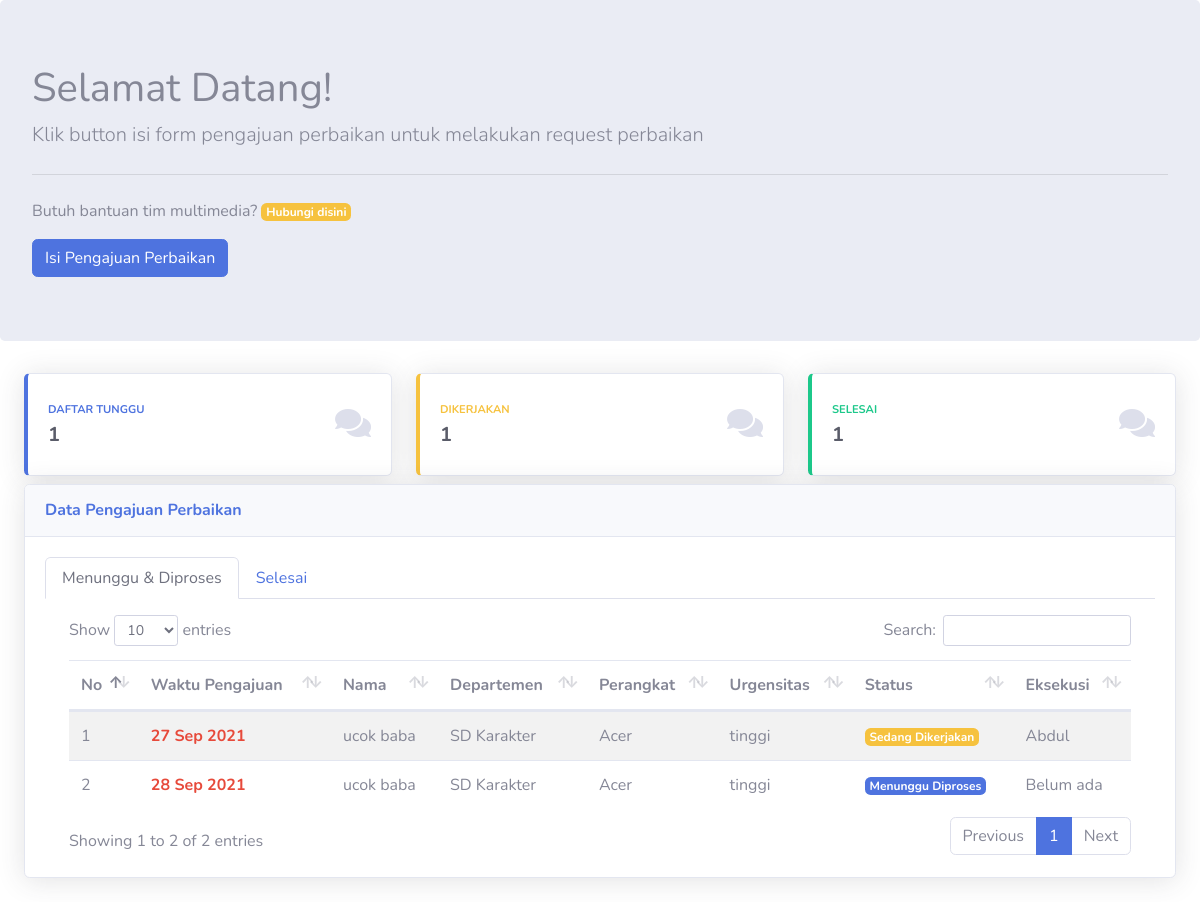
Screenshot of /index.php/maintenance with the database file from the repository.
### tables this page shows
CREATE TABLE `maintenance` (
  `id` int(11) NOT NULL,
  `id_departemen` int(11) NOT NULL,
  `id_pegawai` int(11) NOT NULL,
  `waktu_pengajuan` datetime NOT NULL,
  `nama_pengaju` varchar(250) NOT NULL,
  `no_telp` varchar(50) NOT NULL,
  `nama_perangkat` varchar(250) NOT NULL,
  `deskripsi` text NOT NULL,
  `urgensitas` enum('tinggi','sedang','rendah') NOT NULL,
  `status` enum('Menunggu Diproses','Sedang Dikerjakan','Selesai','Ditolak') NOT NULL
);

CREATE TABLE `departemen` (
  `id_departemen` int(11) NOT NULL,
  `nama_departemen` varchar(255) NOT NULL
);

CREATE TABLE `pegawai` (
  `id_pegawai` int(11) NOT NULL,
  `nama_pegawai` varchar(250) NOT NULL,
  `no_telp` varchar(20) NOT NULL,
  `foto` text DEFAULT NULL
);

### application/controllers/Maintenance.php (called while the page is built, shortened)
<?php
class Maintenance extends CI_Controller
{
  public function __construct()
  {
    $this->load->library('form_validation');
    $this->load->model('maintenance_model', 'pengajuan');
  }
  public function index()
  {
    $data = array(
      'title' => "Multimedia",
      'departemen' => $this->db->get('departemen')->result_array(),
      'jenis_project' => $this->db->get('project')->result_array(),
    );
    $menunggu = $this->db->query("SELECT * FROM `maintenance` JOIN `departemen`
                  ON `maintenance`.`id_departemen` = `departemen`.`id_departemen` WHERE `maintenance`.`status` = 'Menunggu Diproses'
                ");
    $diproses = $this->db->query("SELECT * FROM `maintenance` JOIN `departemen`
                  ON `maintenance`.`id_departemen` = `departemen`.`id_departemen` WHERE `maintenance`.`status` = 'Sedang Dikerjakan'
                ");
    $selesai = $this->db->query("SELECT * FROM `maintenance` JOIN `departemen`
                  ON `maintenance`.`id_departemen` = `departemen`.`id_departemen` WHERE `maintenance`.`status` = 'Selesai'
                ");
    $data['statusMenunggu'] = $menunggu->num_rows();
    $data['statusDikerjakan'] = $diproses->num_rows();
    $data['statusSelesai'] = $selesai->num_rows();
    $data['pengajuan'] = $this->pengajuan->getPengajuan();
    $data['pengajuan_selesai'] = $this->pengajuan->getPengajuanSelesai();
    $data['kontak'] = $this->pengajuan->getKontak();
    $this->load->view('templates/auth_header', $data);
    $this->load->view('maintenance', $data);
    $this->load->view('templates/auth_footer', $data);
  }
}

### index.php (called while the page is built, shortened)
<?php
require_once BASEPATH.'core/CodeIgniter.php';

### application/models/maintenance_model.php (called while the page is built, shortened)
<?php
class Maintenance_model extends CI_Model
{
    public function getPengajuan()
    {
        $query = "SELECT * FROM `maintenance` JOIN `departemen`
                  ON `maintenance`.`id_departemen` = `departemen`.`id_departemen`
                  JOIN `pegawai` ON `maintenance`.`id_pegawai` = `pegawai`.`id_pegawai` WHERE `maintenance`. `status` != 'Selesai' ORDER BY `waktu_pengajuan` ASC
                ";
        return $this->db->query($query)->result_array();
    }
}

### application/views/maintenance.php (the view, shortened to what this page needs)
<body class="">
    <div class="jumbotron">
        <h1 class="display-5">Selamat Datang!</h1>
        <p class="lead">Klik button isi form pengajuan perbaikan untuk melakukan request perbaikan</p>
        <hr class="my-4">
        <p>Butuh bantuan tim multimedia? <button class="badge badge-warning" style="border:none" data-toggle="modal" data-target="#kontakModal">Hubungi disini</button></p>
        <a class="btn btn-primary btn-md" id="btn-pengajuan" href="<?= base_url('maintenance/project'); ?>" role="button">Isi Pengajuan Perbaikan</a>
    </div>
    <div class="container-fluid" id="container">
        <div class="row mt-2">
            <div class="col-xl-4 col-md-6 mb-2 card-status">
                <div class="card border-left-primary shadow h-100 py-2" id="card-menunggu">
                    <div class="card-body">
                        <div class="row no-gutters align-items-center">
                            <div class="col mr-2">
                                <div class="text-xs font-weight-bold text-primary text-uppercase mb-1">
                                    Daftar Tunggu</div>
                                <div class="h5 mb-0 font-weight-bold text-gray-800"><?= $statusMenunggu ?></div>
                            </div>
                            <div class="col-auto icon">
                                <i class="fas fa-comments fa-2x text-gray-300"></i>
                            </div>
                        </div>
                    </div>
                </div>
            </div>
            <div class="col-xl-4 col-md-6 mb-2 card-status">
                <div class="card border-left-warning shadow h-100 py-2" id="card-dikerjakan">
                    <div class="card-body">
                        <div class="row no-gutters align-items-center">
                            <div class="col mr-2">
                                <div class="text-xs font-weight-bold text-warning text-uppercase mb-1">
                                    Dikerjakan</div>
                                <div class="h5 mb-0 font-weight-bold text-gray-800"><?= $statusDikerjakan ?></div>
                            </div>
                            <div class="col-auto icon">
                                <i class="fas fa-comments fa-2x text-gray-300"></i>
                            </div>
                        </div>
                    </div>
                </div>
            </div>
            <div class="col-xl-4 col-md-6 mb-2 card-status">
                <div class="card border-left-success shadow h-100 py-2" id="card-selesai">
                    <div class="card-body">
                        <div class="row no-gutters align-items-center">
                            <div class="col mr-2">
                                <div class="text-xs font-weight-bold text-success text-uppercase mb-1">
                                    Selesai</div>
                                <div class="h5 mb-0 font-weight-bold text-gray-800"><?= $statusSelesai ?></div>
                            </div>
                            <div class="col-auto icon">
                                <i class="fas fa-comments fa-2x text-gray-300"></i>
                            </div>
                        </div>
                    </div>
                </div>
            </div>
        </div>
        <div class="card shadow mb-4">
            <div class="card-header py-3">
                <h6 class="m-0 font-weight-bold text-primary">Data Pengajuan Perbaikan</h6>
            </div>
            <div class="card-body">
                <ul class="nav nav-tabs mb-3" id="myTab" role="tablist">
                    <li class="nav-item" role="presentation">
                        <a class="nav-link active" id="home-tab" data-toggle="tab" href="#home" role="tab" aria-controls="home" aria-selected="true">Menunggu & Diproses</a>
                    </li>
                    <li class="nav-item" role="presentation">
                        <a class="nav-link" id="profile-tab" data-toggle="tab" href="#profile" role="tab" aria-controls="profile" aria-selected="false">Selesai</a>
                    </li>
                </ul>
                <div class="tab-content" id="myTabContent">
                    <div class="tab-pane fade show active" id="home" role="tabpanel" aria-labelledby="home-tab">
                        <div class="table-responsive" id="tabel-pengajuan">
                            <table class="table table-striped pengajuan" id="pengajuan" width="100%" cellspacing="0">
                                <thead>
                                    <tr>
                                        <th scope="col">No</th>
                                        <th scope="col">Waktu Pengajuan</th>
                                        <th scope="col">Nama</th>
                                        <th scope="col">Departemen</th>
                                        <th scope="col">Perangkat</th>
                                        <th scope="col">Urgensitas</th>
                                        <th scope="col">Status</th>
                                        <th scope="col">Eksekusi</th>
                                    </tr>
                                </thead>
                                <tbody>
                                    <?php $no = 1; ?>
                                    <?php foreach ($pengajuan as $row) : ?>
                                        <tr>
                                            <td data-label="No"><?= $no++ ?></td>
                                            <td data-label="Waktu Pengajuan"><b class="text-danger">
                                                    <?= DateTime::createFromFormat('Y-m-d H:i:s', $row['waktu_pengajuan'])->format('d M Y') ?>
                                                </b></td>
                                            <td data-label="Nama Project"><?= $row['nama_pengaju'] ?></td>
                                            <td data-label="Departemen"><?= $row['nama_departemen'] ?></td>
                                            <td data-label="Target"><?= $row['nama_perangkat'] ?></td>
                                            <td data-label="Nama"><?= $row['urgensitas'] ?></td>
                                            <td data-label="Status">
                                                <p class="<?php
                                                            if ($row['status'] == 'Menunggu Diproses') {
                                                                echo 'badge badge-primary mb-0';
                                                            } else if ($row['status'] == 'Sedang Dikerjakan') {
                                                                echo 'badge badge-warning mb-0';
                                                            } else {
                                                                echo 'badge badge-success mb-0';
                                                            }
                                                            ?>" id="warna_status"><?= $row['status'] ?></p>
                                            </td>
                                            <td data-label="Eksekusi"><?= $row['nama_pegawai'] ?></td>
                                        </tr>
                                    <?php endforeach ?>
                                </tbody>
                            </table>
                        </div>
                    </div>
                </div>
            </div>
        </div>
    </div>

### application/views/templates/auth_header.php (shortened to what this page needs)
<!DOCTYPE html>
<html lang="en">
<head>
    <link href="<?= base_url('assets/'); ?>vendor/fontawesome-free/css/all.min.css" rel="stylesheet" type="text/css">
    <link href="<?= base_url('assets/'); ?>css/sb-admin-2.min.css" rel="stylesheet">
    <link href="<?= base_url('assets/'); ?>vendor/datatables/dataTables.bootstrap4.min.css" rel="stylesheet">
    <link href="<?= base_url('assets/'); ?>css/tabel.css" rel="stylesheet">
</head>

### application/views/templates/auth_footer.php (shortened to what this page needs)
<link rel="stylesheet" href="https://cdn.jsdelivr.net/npm/bootstrap-icons@1.5.0/font/bootstrap-icons.min.css">
<link href="https://cdn.jsdelivr.net/gh/kartik-v/bootstrap-fileinput@5.2.3/css/fileinput.min.css" media="all" rel="stylesheet" type="text/css" />
</body>
</html>

### rows the page displays
maintenance: waktu_pengajuan "27 Sep 2021", nama_pengaju "ucok baba", id_departemen.nama_departemen "SD Karakter", nama_perangkat "Acer", urgensitas "tinggi", status "Sedang Dikerjakan", id_pegawai.nama_pegawai "Abdul"
maintenance: waktu_pengajuan "28 Sep 2021", nama_pengaju "ucok baba", id_departemen.nama_departemen "SD Karakter", nama_perangkat "Acer", urgensitas "tinggi", status "Menunggu Diproses", id_pegawai.nama_pegawai "Belum ada"

### other values shown
$statusMenunggu "1"
$statusDikerjakan "1"
$statusSelesai "1"
